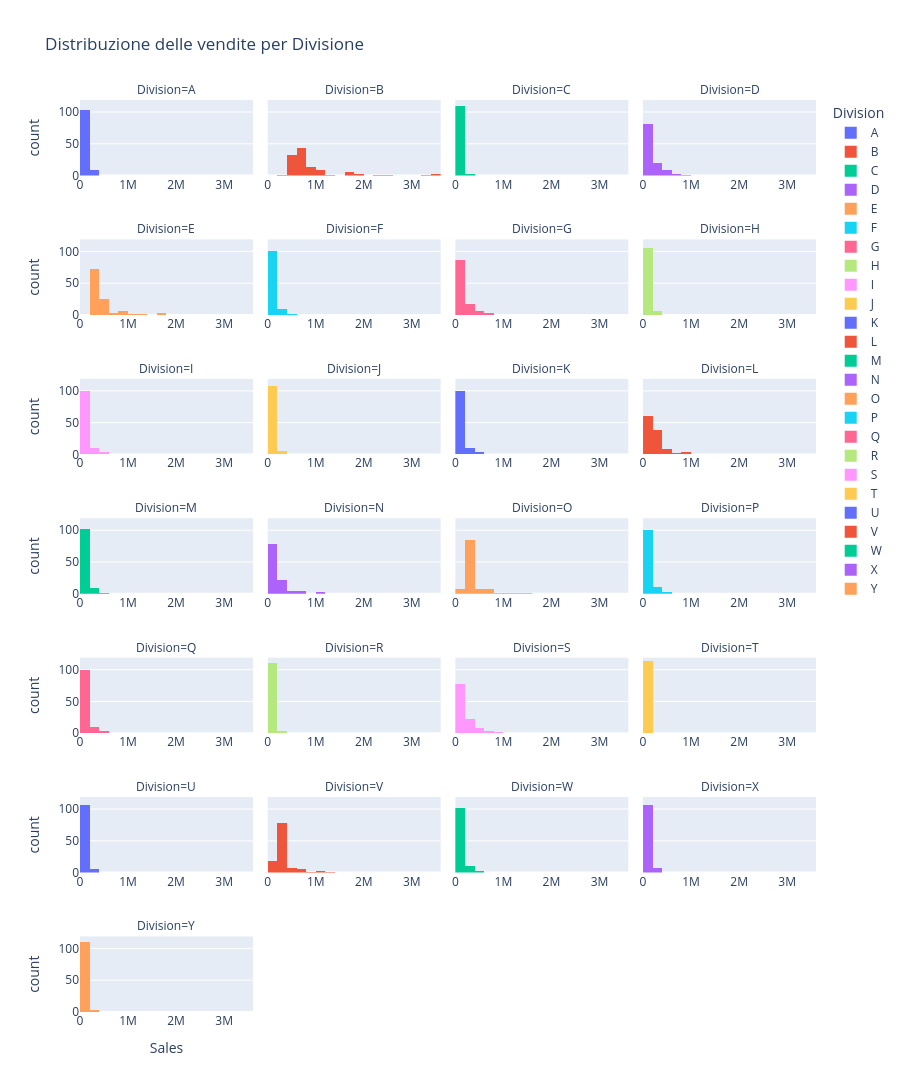

The cell this chart's notebook holds for it:
### Markdown cell above
### Grafico che mostra la distribuzione delle vendite nelle `divisioni`.
Alcune divisioni mostrano distribuzioni più concentrate, altre una maggiore dispersione e code più marcate.

### Code cell
fig = px.histogram(df_senza_z,
                   x="Sales",
                   nbins=30,
                   color="Division",
                   facet_col="Division",
                   facet_col_wrap=4,
                   title="Distribuzione delle vendite per Divisione")

fig.update_layout(height=3000)

# Assicura che tutti gli assi X siano visibili
fig.for_each_xaxis(lambda x: x.update(showticklabels=True))

fig.show()
